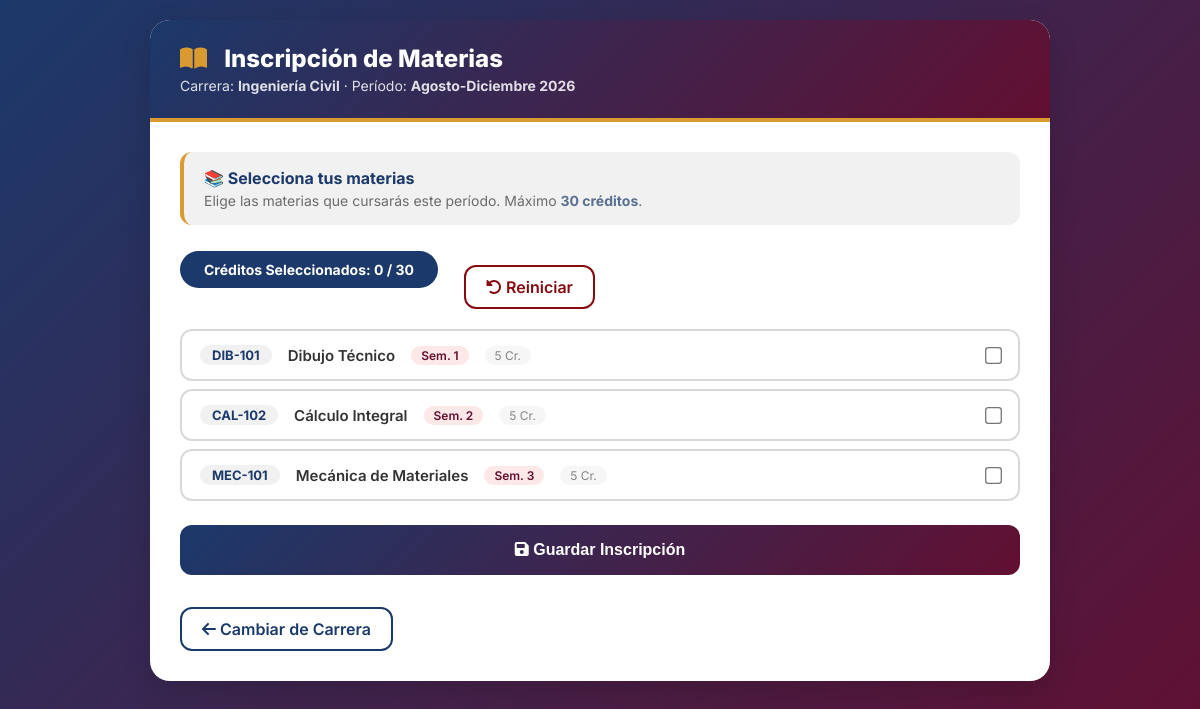
The page /estudiante_materias.php?periodo_id=1&carrera_id=8 (signed in) on the database its author committed.
### tables this page shows
CREATE TABLE `carreras` (
  `id` int(11) NOT NULL,
  `nombre` varchar(150) NOT NULL,
  `clave` varchar(10) NOT NULL,
  `duracion_semestres` int(2) NOT NULL
);

CREATE TABLE `periodos` (
  `id` int(11) NOT NULL,
  `nombre` varchar(100) NOT NULL,
  `fecha_inicio` date NOT NULL,
  `fecha_fin` date NOT NULL,
  `estado` enum('Activo','Inactivo','Cerrado') NOT NULL DEFAULT 'Inactivo',
  `calificaciones_abiertas` tinyint(1) NOT NULL DEFAULT 0
);

CREATE TABLE `materias` (
  `id` int(11) NOT NULL,
  `nombre` varchar(100) NOT NULL,
  `clave` varchar(20) NOT NULL,
  `creditos` int(2) NOT NULL,
  `semestre` int(2) NOT NULL DEFAULT 1,
  `horario` varchar(100) DEFAULT NULL,
  `descripcion` mediumtext DEFAULT NULL,
  `docente_asignado` varchar(100) DEFAULT NULL,
  `carrera_id` int(11) NOT NULL
);

### estudiante_materias.php (the view, shortened to what this page needs)
<?php
$periodo_id = (int)$_GET['periodo_id'];
$carrera_id = (int)$_GET['carrera_id'];
$conn = new mysqli(DB_SERVER, DB_USERNAME, DB_PASSWORD, DB_NAME);
$stmt_info = $conn->prepare("SELECT c.nombre as carrera, p.nombre as periodo FROM carreras c JOIN periodos p ON 1=1 WHERE c.id = ? AND p.id = ?");
$stmt_info->bind_param("ii", $carrera_id, $periodo_id);
$stmt_info->execute();
$info = $stmt_info->get_result()->fetch_assoc();
$inscripcion_id = null;
if (!$inscripcion_id) {
    $inscripcion_id = $conn->insert_id;
}
$sql_mat = "SELECT id, nombre, clave, creditos, semestre
            FROM materias
            WHERE carrera_id = ?
            ORDER BY semestre ASC, nombre ASC";
$stmt_mat = $conn->prepare($sql_mat);
$stmt_mat->bind_param("i", $carrera_id);
$stmt_mat->execute();
$materias_disponibles = $stmt_mat->get_result()->fetch_all(MYSQLI_ASSOC);
$materias_inscritas = [];
if ($inscripcion_id) {
    $res_ya = $conn->query("SELECT materia_id FROM inscripciones_detalle WHERE inscripcion_id = $inscripcion_id");
    while ($row = $res_ya->fetch_assoc()) {
        $materias_inscritas[] = $row['materia_id'];
    }
}
?>
<!DOCTYPE html>
<html lang="es">
<head>
    <link rel="stylesheet" href="https://cdnjs.cloudflare.com/ajax/libs/font-awesome/6.0.0-beta3/css/all.min.css">
</head>
<body>
<div class="container">
    <div class="card">
        <div class="card-header">
            <h1><i class="fas fa-book-open"></i> Inscripción de Materias</h1>
            <p>Carrera: <strong><?php echo htmlspecialchars($info['carrera']); ?></strong> · Período: <strong><?php echo htmlspecialchars($info['periodo']); ?></strong></p>
        </div>
        <div class="card-body">
            <div class="info-carrera">
                <strong>📚 Selecciona tus materias</strong>
                <p style="margin-top: 4px; font-size: 14px; color: var(--texto-oscuro); opacity: 0.7;">
                    Elige las materias que cursarás este período. Máximo <strong>30 créditos</strong>.
                </p>
            </div>
            <div class="header-actions">
                <div class="creditos-counter">
                    Créditos Seleccionados: <span id="total-creditos">0</span> / <span id="max-creditos">30</span>
                </div>
                <?php if ($inscripcion_id): ?>
                    <a href="estudiante_reset_carrera.php?inscripcion_id=<?php echo $inscripcion_id; ?>"
                       class="btn-reset" onclick="return confirm('¿Eliminar esta inscripción y empezar de nuevo?')">
                        <i class="fas fa-undo-alt"></i> Reiniciar
                    </a>
                <?php endif; ?>
            </div>
            <form id="form-inscripcion" action="estudiante_guardar_materias.php" method="POST">
                <div class="materia-list">
                    <?php if (count($materias_disponibles) > 0): ?>
                        <?php foreach ($materias_disponibles as $materia):
                            $is_checked = in_array($materia['id'], $materias_inscritas);
                        ?>
                            <div class="materia-item <?php echo $is_checked ? 'inscrita' : ''; ?>">
                                <div class="materia-info">
                                    <span class="clave"><?php echo htmlspecialchars($materia['clave']); ?></span>
                                    <span class="nombre"><?php echo htmlspecialchars($materia['nombre']); ?></span>
                                    <span class="semestre">Sem. <?php echo $materia['semestre']; ?></span>
                                    <span class="creditos"><?php echo $materia['creditos']; ?> Cr.</span>
                                </div>
                                <input type="checkbox"
                                       name="materias[]"
                                       class="materia-checkbox"
                                       value="<?php echo $materia['id']; ?>"
                                       data-creditos="<?php echo $materia['creditos']; ?>"
                                       <?php echo $is_checked ? 'checked' : ''; ?>>
                            </div>
                        <?php endforeach; ?>
                    <?php endif; ?>
                </div>
                <button type="submit" class="btn-submit">
                    <i class="fas fa-save"></i> Guardar Inscripción
                </button>
            </form>
            <div style="margin-top: 16px;">
                <a href="estudiante_carrera.php?periodo_id=<?php echo $periodo_id; ?>&cambiar=1" class="btn-volver">
                    <i class="fas fa-arrow-left"></i> Cambiar de Carrera
                </a>
            </div>
        </div>
    </div>
</div>
</body>
</html>

### estudiante_materias.php (style rules this page uses)
:root { --azul: #1B396A; --guinda: #620F31; --dorado: #D99A32; --blanco: #FFFFFF; --gris: #F1F1F1; --gris-oscuro: #D9D9D9; --texto-oscuro: #333333; --shadow: 0 4px 15px rgba(0,0,0,0.1); --shadow-lg: 0 10px 30px rgba(0,0,0,0.15); --radius: 12px; --radius-lg: 20px; }
* { margin: 0; padding: 0; box-sizing: border-box; }
body { font-family: 'Inter', 'Segoe UI', sans-serif; background: linear-gradient(135deg, var(--azul) 0%, var(--guinda) 100%); min-height: 100vh; padding: 20px; }
.container { max-width: 900px; margin: 0 auto; }
.card { background: var(--blanco); border-radius: var(--radius-lg); box-shadow: var(--shadow-lg); overflow: hidden; }
.card-header { background: linear-gradient(135deg, var(--azul) 0%, var(--guinda) 100%); padding: 24px 30px; border-bottom: 4px solid var(--dorado); }
.card-header h1 { color: var(--blanco); font-size: 24px; font-weight: 800; }
.card-header h1 i { color: var(--dorado); margin-right: 12px; }
.card-header p { color: rgba(255,255,255,0.85); font-size: 14px; margin-top: 4px; }
.card-body { padding: 30px; }
.info-carrera { background: var(--gris); padding: 16px 20px; border-radius: var(--radius); margin-bottom: 24px; border-left: 4px solid var(--dorado); }
.info-carrera strong { color: var(--azul); }
.creditos-counter { background: var(--azul); color: var(--blanco); padding: 10px 24px; border-radius: 50px; display: inline-block; font-weight: 700; margin-bottom: 20px; font-size: 14px; }
.materia-list { display: flex; flex-direction: column; gap: 8px; }
.materia-item { display: flex; align-items: center; justify-content: space-between; padding: 14px 18px; background: var(--blanco); border: 2px solid var(--gris-oscuro); border-radius: var(--radius); transition: all 0.3s; }
.materia-item .materia-info { display: flex; align-items: center; gap: 16px; flex: 1; }
.materia-item .materia-info .clave { font-weight: 700; color: var(--azul); font-size: 13px; background: var(--gris); padding: 2px 12px; border-radius: 20px; min-width: 70px; text-align: center; }
.materia-item .materia-info .nombre { font-weight: 600; color: var(--texto-oscuro); font-size: 15px; }
.materia-item .materia-info .creditos { font-size: 12px; color: var(--texto-oscuro); opacity: 0.6; background: var(--gris); padding: 2px 10px; border-radius: 20px; }
.materia-item .materia-info .semestre { font-size: 12px; color: var(--guinda); font-weight: 600; background: #fde8e8; padding: 2px 10px; border-radius: 20px; }
.materia-item input[type="checkbox"] { transform: scale(1.3); cursor: pointer; accent-color: var(--azul); margin-left: 12px; flex-shrink: 0; }
.btn-submit { width: 100%; padding: 16px; background: linear-gradient(135deg, var(--azul) 0%, var(--guinda) 100%); color: var(--blanco); border: none; border-radius: var(--radius); font-size: 16px; font-weight: 700; cursor: pointer; transition: all 0.3s; margin-top: 24px; }
.btn-volver { display: inline-block; margin-top: 16px; color: var(--azul); text-decoration: none; font-weight: 600; padding: 10px 20px; border: 2px solid var(--azul); border-radius: var(--radius); transition: all 0.3s; }
.btn-reset { display: inline-block; margin-top: 16px; margin-left: 10px; color: var(--rojo, #860A0F); text-decoration: none; font-weight: 600; padding: 10px 20px; border: 2px solid var(--rojo, #860A0F); border-radius: var(--radius); transition: all 0.3s; }
.header-actions { display: flex; align-items: center; gap: 16px; flex-wrap: wrap; margin-bottom: 20px; }

### rows shown on the page
carreras: nombre "Ingeniería Civil", periodos.nombre "Agosto-Diciembre 2026"
materias: clave "DIB-101", nombre "Dibujo Técnico", semestre "1", creditos "5"
materias: clave "CAL-102", nombre "Cálculo Integral", semestre "2", creditos "5"
materias: clave "MEC-101", nombre "Mecánica de Materiales", semestre "3", creditos "5"
